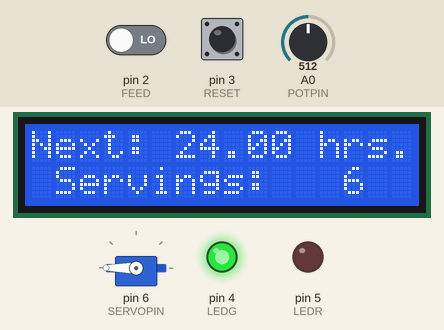
This sketch was run on a simulated Arduino Uno, built with avr-gcc and run on an emulated ATmega328P. On the bench: 16×2 character LCD, servo, output pins drawn as LEDs (lit = HIGH). Dashed ring = blinking. Inputs (shaded band) come from the test bench; at power-on: pin 3 (RESET) LOW, pin 2 (FEED) LOW, A0 (POTPIN) = 512. What the sketch prints to the serial monitor is not drawn.

Above: at 1.2 s.
1.3 s: pin 3 (RESET) pulled HIGH for 0.2 s
At 1.61 s:
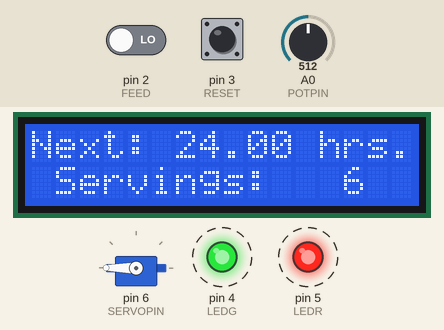
3.3 s: pin 2 (FEED) driven HIGH
At 4.0 s:
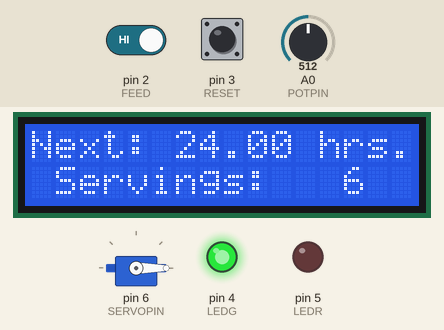
Timing chart, 0 to 12.3 s (numbered marks = the images above; inputs shaded):
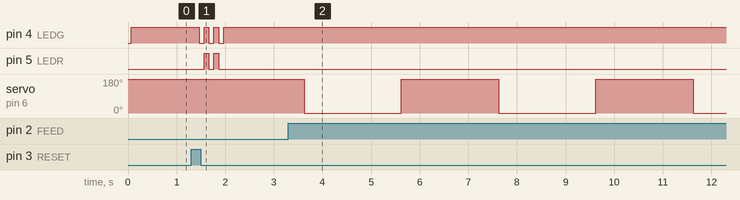

The sketch:

FishFeeder.ino
```cpp
#include <Servo.h>
#include <LiquidCrystal.h>

LiquidCrystal lcd(7,8,9,10,11,12); // Initializing the LCD pins.
Servo servo; // create servo object

//Constants
const int FEED = 2;       // FEED pin
const int RESET = 3;      // RESET pin
const int LEDG =  4;      // green led pin
const int LEDR = 5;       // red led pin
const int POTPIN = 0;     // potentiometer input pin
const int SERVOPIN = 6;   // servo output pin
const int FEEDPOS = 0;
const int STARTPOS = 180;
unsigned long FEEDDELAY = 86400000L; // delay between feeding
int count;


// variables will change:
int FEEDSTATE = 0;         // variable for reading the FEED button state
int RESETSTATE = 0;        // variable for reading the RESET button state
int FEEDCYCLE;
unsigned long TIMER;
unsigned long PREVFEED;

void setup() {
  // initialize the LED pins as an output:
  lcd.begin(16,2); // Initializes the interface to the LCD screen, and specifies the dimensions (width and height) of the display
  pinMode(LEDG, OUTPUT);
  pinMode(LEDR, OUTPUT);
  // initialize the pushbutton pin as an input:
  pinMode(FEED, INPUT);
  pinMode(RESET, INPUT);
  servo.attach(SERVOPIN);
  servo.write(STARTPOS);
  Serial.begin(9600);
}

void loop() {
  // keep green light on, write potentiometer to 1-10 scale, set timers and button states.
  digitalWrite(LEDG, HIGH);
    FEEDCYCLE = analogRead(POTPIN);                   // reads the value of the potentiometer (value between 0 and 1023)
    FEEDCYCLE = map(FEEDCYCLE, 0, 1023, 1, 11);       // map value of potentiometer to between 1 and 10
    FEEDSTATE = digitalRead(FEED);
    RESETSTATE = digitalRead(RESET);
    if (FEEDCYCLE >=10){
      FEEDCYCLE = 10;
    }
    TIMER = millis();
    float hours = ((FEEDDELAY/43200000)-((TIMER-PREVFEED)/43200000))*12;
  // Create and Load LCD Interface

  lcd.setCursor(0,0); //Setting the cursor at the start of the LCD
  lcd.print("Next: ");
  lcd.print(hours);
  lcd.print(" hrs.");
  lcd.setCursor(0,1);
  lcd.print(" Servings:   ");
  lcd.print(FEEDCYCLE);
  lcd.print(" ");
  delay(150);
      Serial.println(hours);
      Serial.println(FEEDCYCLE);
      Serial.println(TIMER);
      Serial.println(RESETSTATE);


  // Feed Button
      if (FEEDSTATE == HIGH & RESETSTATE == LOW || TIMER - PREVFEED > FEEDDELAY) {
        delay(100);
        PREVFEED = TIMER;
        for (int i = FEEDCYCLE; i > 0; i=i-1){
        servo.write(FEEDPOS);
        delay(2000);
        servo.write(STARTPOS);
        delay(2000);
      }
      }
      else{}
  // Reset Button
      if (RESETSTATE == HIGH & FEEDSTATE == LOW) {
           //blink LEDs twice
               digitalWrite(LEDG, LOW);
            delay(100);
               digitalWrite(LEDR, HIGH);
               digitalWrite(LEDG, HIGH);
            delay(100);
              digitalWrite(LEDR, LOW);
              digitalWrite(LEDG, LOW);
            delay(100);
              digitalWrite(LEDR, HIGH);
              digitalWrite(LEDG, HIGH);
            delay(100);
              digitalWrite(LEDR, LOW);
              digitalWrite(LEDG, LOW);
            delay(100);
            PREVFEED = TIMER;
            servo.write(STARTPOS);
            FEEDDELAY = 86400000;
  }
  // Double buttons for different feeding time
    if(RESETSTATE == HIGH & FEEDSTATE == HIGH){
        FEEDDELAY = 86400000/2;
      }
}
```

Measured:
- after the input at 1.3 s, pin 4 (LEDG): alternates HIGH for 0.10 s and LOW for 0.10 s, 6 changes in all, then stays HIGH, starting after 0.16 s; pin 5 (LEDR): alternates HIGH for 0.10 s and LOW for 0.10 s, 4 changes in all, then stays LOW, starting after 0.26 s
- after the input at 3.3 s, servo on pin 6 (SERVOPIN): alternates 180° for 2.0 s and 0° for 2.0 s, starting after 0.32 s
